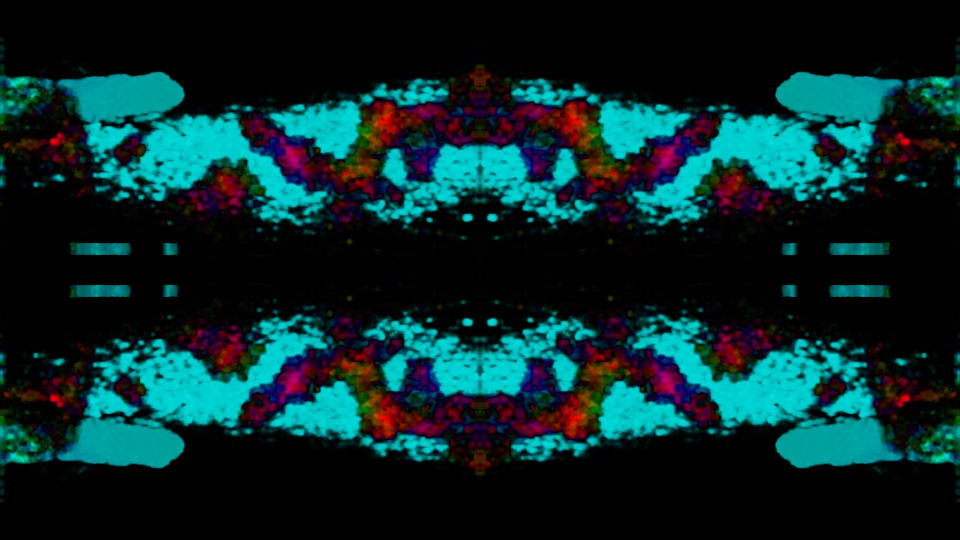
#> input picture 027/images/00236.jpg, 1920 x 1080 px, given in place of snek.mp4, which was not available (shown at 1/2 size)
$ python optical.py
#> lines starting #> are read from the running program, lines starting #| are printed output that depends on the picture; after the words box and inside, x2 and y2 are one past the last pixel; in counts of white or black regions, pixels touching at a corner belong together; pictures that were not available may be replaced by others from this repository, and a replacement may not be noted
import cv2
import numpy as np

from PIL import Image

cap = cv2.VideoCapture("snek.mp4")
ret, frame1 = cap.read()
#> frame1 is the input picture: shape (1080, 1920, 3); mean B, G, R 41.6, 40.1, 7.6
prvs = cv2.cvtColor(frame1,cv2.COLOR_BGR2GRAY)
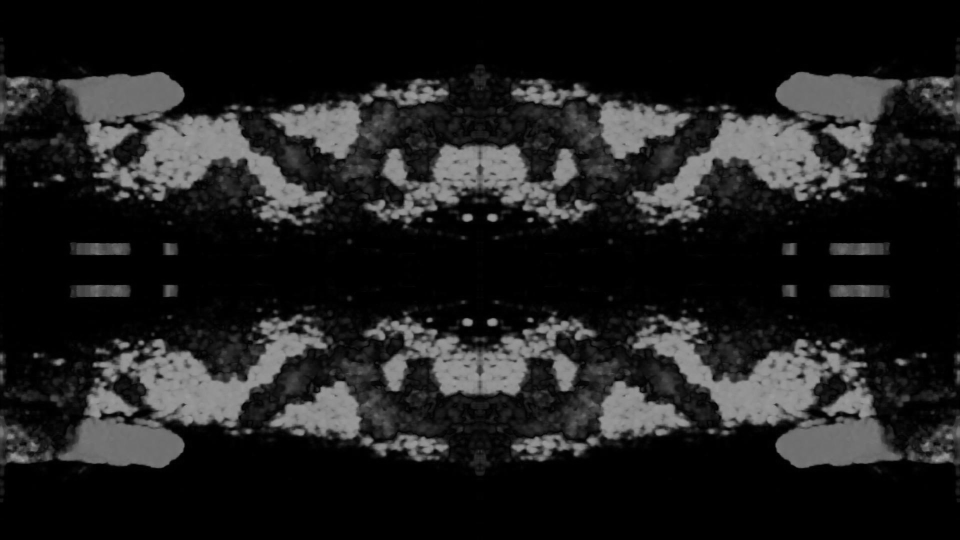
#> prvs: shape (1080, 1920) (shown at 1/2 size); min 0, max 165, mean 30.5
hsv = np.zeros_like(frame1)
hsv[...,1] = 255
counter = 1
while(1):
    ret, frame2 = cap.read()
    next = cv2.cvtColor(frame2,cv2.COLOR_BGR2GRAY)
    flow = cv2.calcOpticalFlowFarneback(prvs,next, None, 0.5, 3, 15, 3, 5, 1.2, 0)
    mag, ang = cv2.cartToPolar(flow[...,0], flow[...,1])
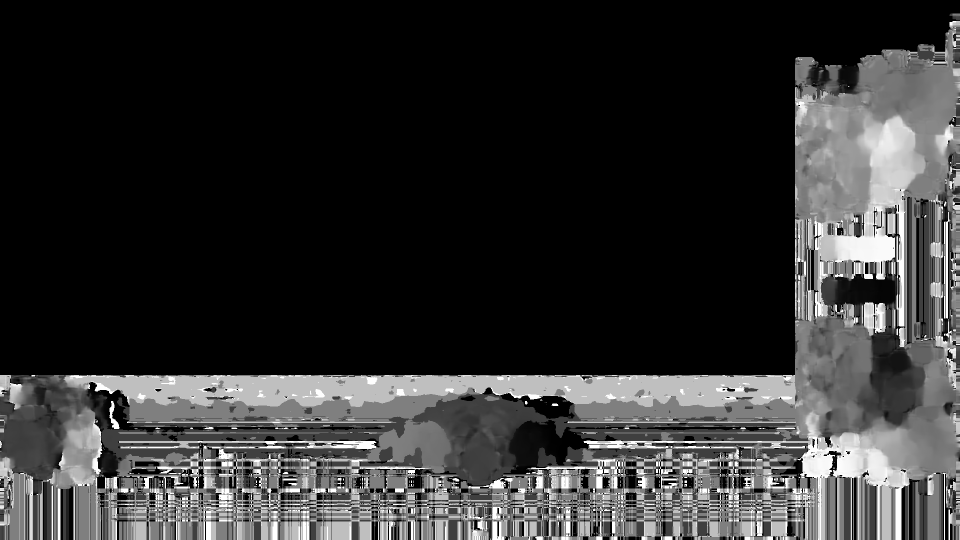
#> ang: shape (1080, 1920) float32 (shown at 1/2 size); min 0, max 6.28, mean 1.22; drawn with min black and max white
    hsv[...,0] = ang*180/np.pi/2
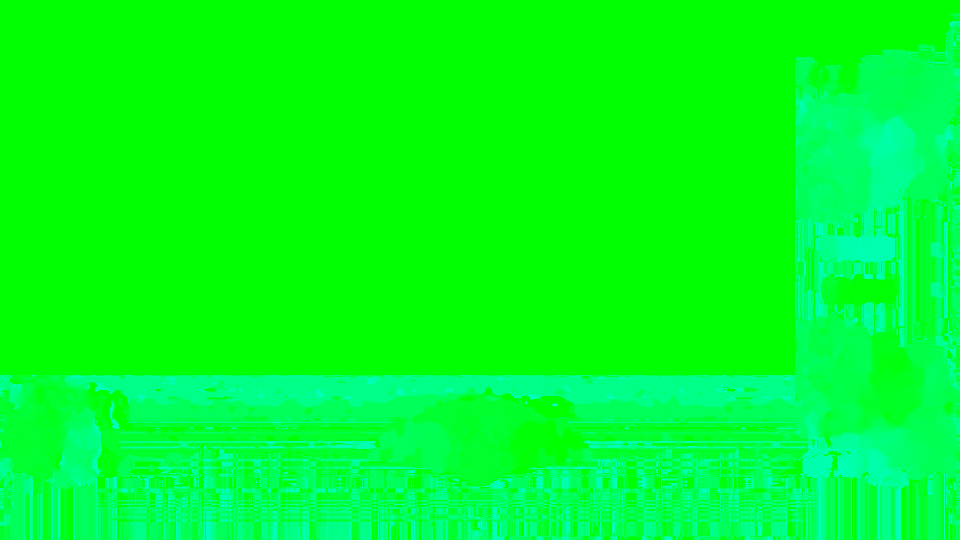
#> hsv: shape (1080, 1920, 3) (shown at 1/2 size); mean of channels 0, 1, 2 34.9, 255, 0; drawn as B, G, R
    hsv[...,2] = cv2.normalize(mag,None,0,255,cv2.NORM_MINMAX)
#> hsv: shape (1080, 1920, 3); 0.18% of pixels changed, all inside (x1, y1, x2, y2) = (0, 66, 1920, 1014)
    rgb = cv2.cvtColor(hsv,cv2.COLOR_HSV2RGB)
    im = Image.fromarray(rgb)
    im = im.resize((1920 // 2, 1080 // 2))

    imout = Image.new('RGBA', (1920, 1080))
#> imout: PIL image 1920x1080 RGBA; every value is 0
    imout.paste(im, (0,0))
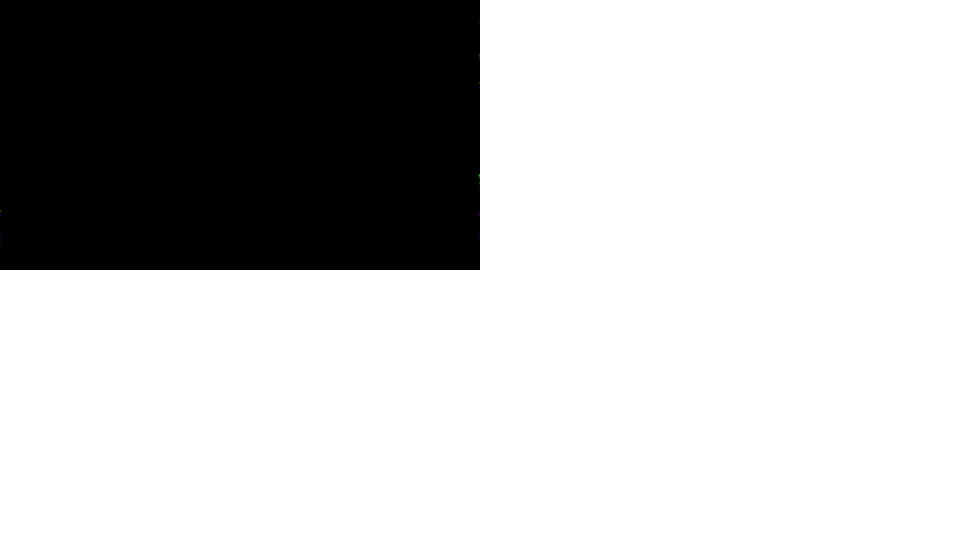
#> imout: PIL image 1920x1080 RGBA (shown at 1/2 size); mean R, G, B, A 0, 0, 0, 63.8; transparent parts drawn white
    imout.paste(im.transpose(Image.FLIP_LEFT_RIGHT), (1920 // 2, 0))
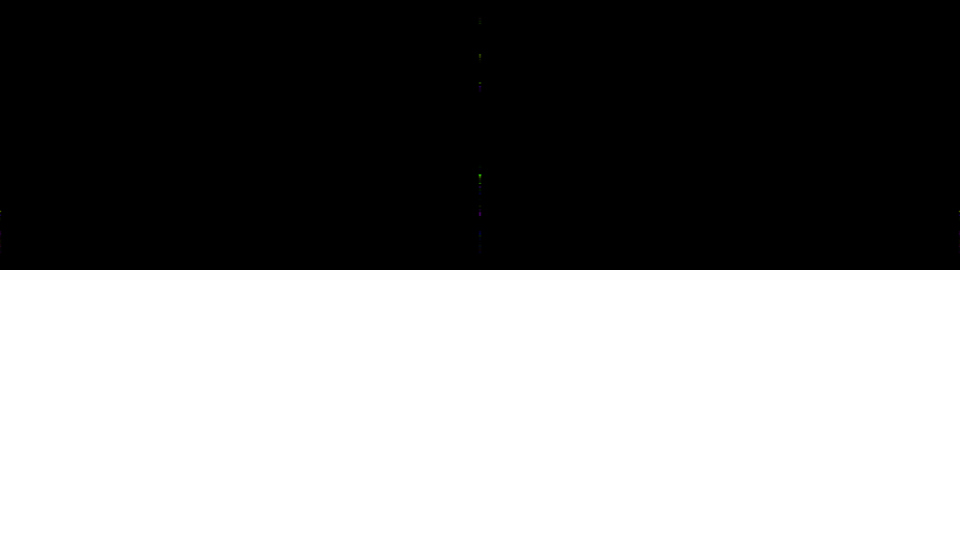
#> imout: PIL image 1920x1080 RGBA (shown at 1/2 size); mean R, G, B, A 0, 0, 0, 127.5; transparent parts drawn white
    imout.paste(im.transpose(Image.FLIP_TOP_BOTTOM), (0, 1080 // 2))
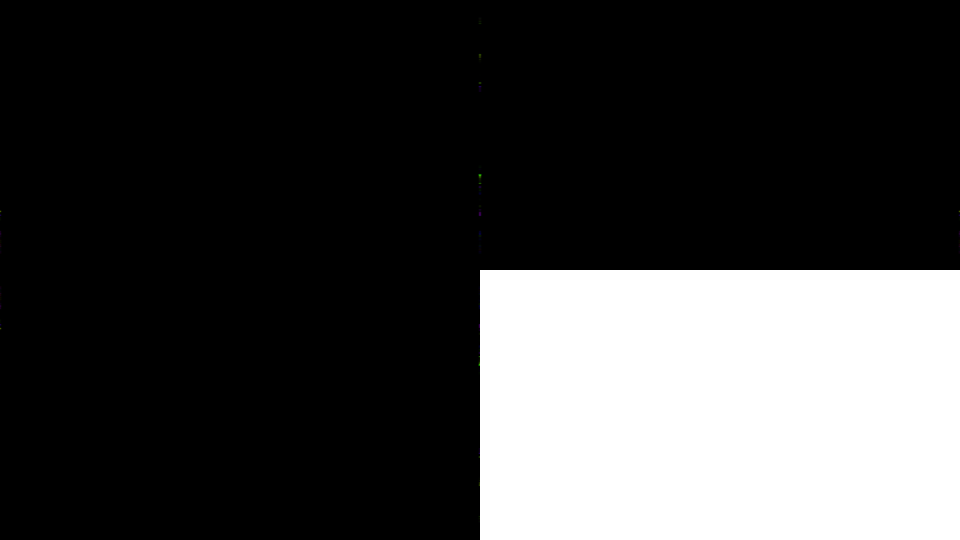
#> imout: PIL image 1920x1080 RGBA (shown at 1/2 size); mean R, G, B, A 0, 0, 0, 191.2; transparent parts drawn white
    imout.paste(im.transpose(Image.FLIP_TOP_BOTTOM).transpose(Image.FLIP_LEFT_RIGHT), (1920 // 2, 1080 // 2))
    imout.convert('RGB').save('flowy/%05d.jpg' % counter)
    #cv2.imwrite('flowy/%05d.jpg' % counter, bgr)
    if counter == 600:
        exit()
    k = cv2.waitKey(30) & 0xff
#> (key q is pressed here)
    if k == 27:
        break
    elif k == ord('q'):
        break
    prvs = next

    counter += 1
cap.release()
cv2.destroyAllWindows()
